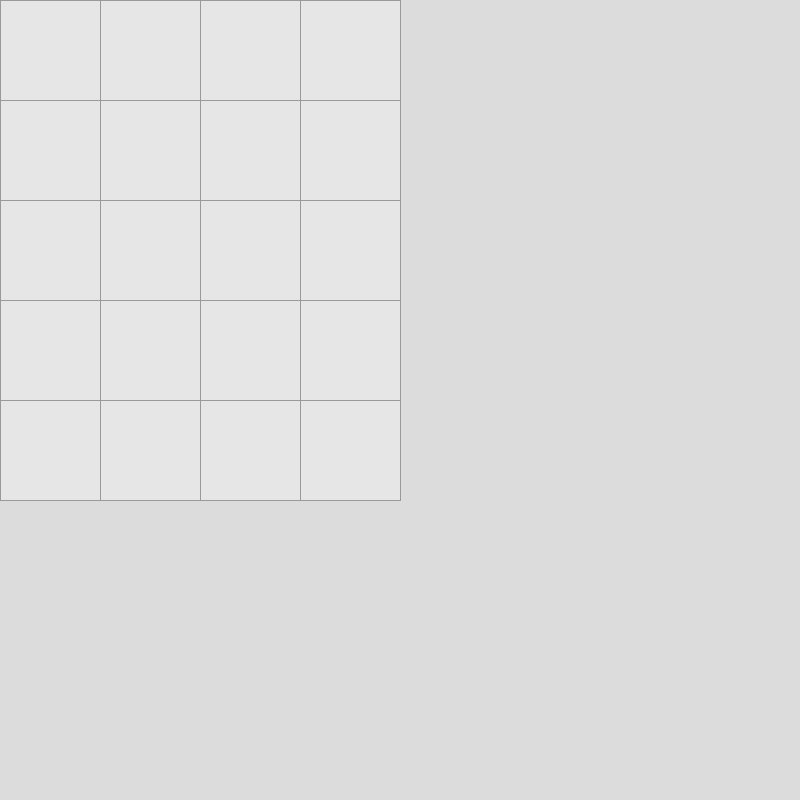
Frame 1 (no input)
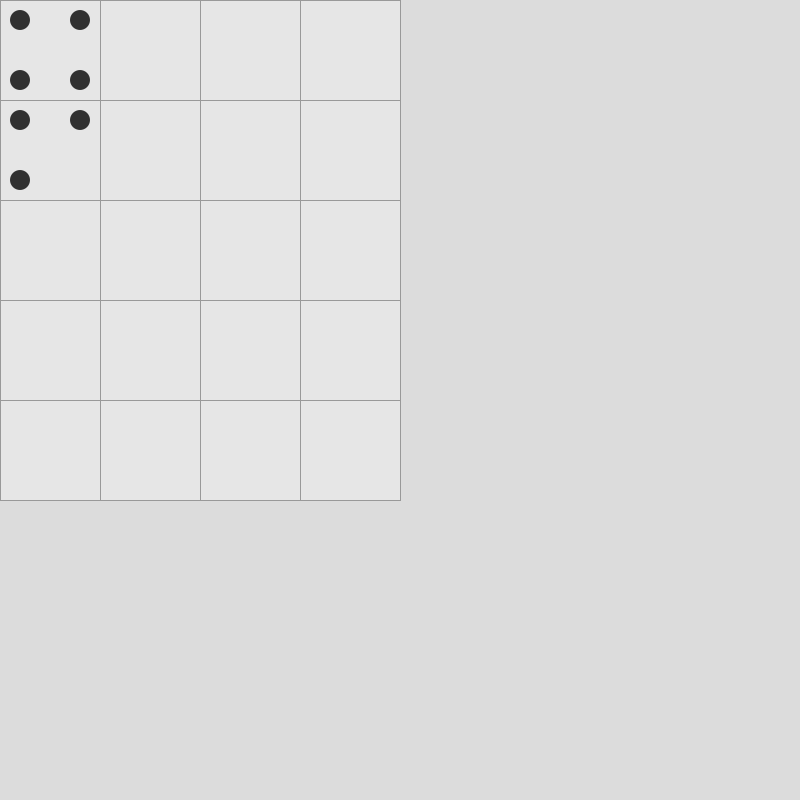
Frame 60 (the mouse pressed at the canvas centre just before this capture)
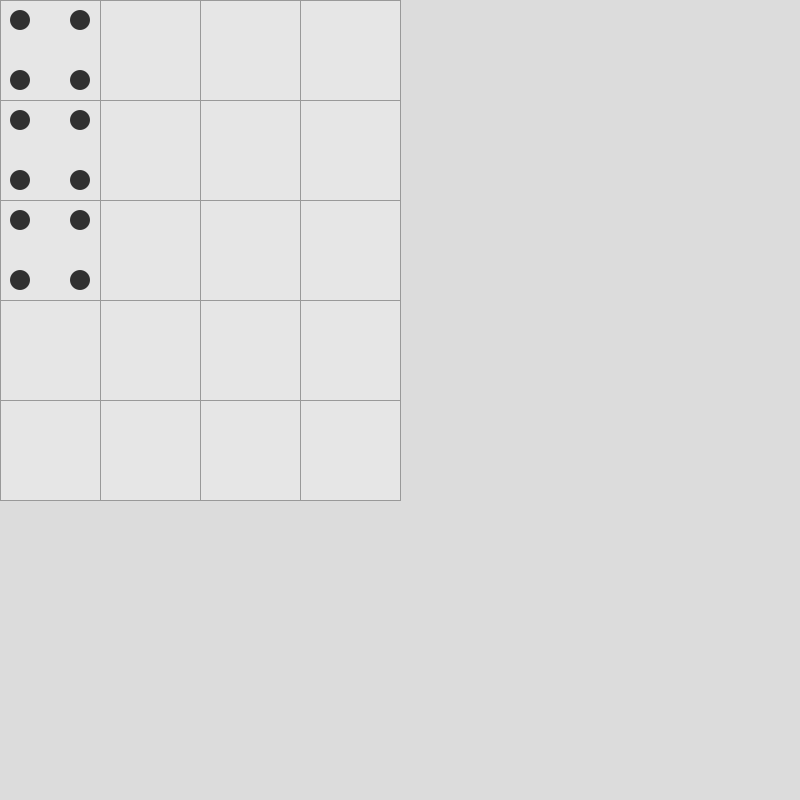
Frame 120 (the mouse held since frame 60 and released just before this capture)

The Processing sketch that drew these frames (run headless with seeded random() and noise(); from frame 60 on, the mouse is pressed at the canvas centre):

// Processing sketch: rockPlacer
// ── rockPlacer.pde
Tile[][] batch;

int round;
int column;
int row;
boolean finisher = false;

int delay;

void setup()
{
  size(800, 800);
  batch = new Tile[4][5];
  
  for(int x = 0; x < batch.length; x++)
  {
    for(int y = 0; y < batch[x].length; y++)
    {
      batch[x][y] = new Tile(x, y);
    }
  }
}

void draw()
{
  background(220);
  for(int x = 0; x < batch.length; x++)
  {
    for(int y = 0; y < batch[x].length; y++)
    {
      batch[x][y].draw();
    }
  }
  
  delay--;
  if(delay <= 0)
  {
    tick();
    if(round == 0)
    {
      delay = 24;
    }
    else
    {
      delay = 6;
    }
  }
}

void keyPressed()
{
  //tick();
}

void tick()
{
  if(column < batch[0].length && row < batch.length)
  {
    batch[row][column].add();
  }
  
  round++;
  if(round >= 4)
  {
    round = 0;
  }
  
  if(!finisher)
  {
    if(round == 0)
    {
      column++;
      if(column == batch[0].length)
      {
        column = 0;
        row++;
      }
    }
    if(row >= batch.length)
    {
      row = 0;
      column = 0;
      finisher = true;
    }
  }
  else
  {
    row++;
    if(row >= batch.length)
    {
      column++;
      row = 0;
    }
  }
}

// ── Tile.pde
class Tile
{
  int x;
  int y;
  int sX;
  int sY;
  int n;
  int animation;
  
  Tile(int x, int y)
  {
    this.x = x;
    this.y = y;
    this.sX = 100 * x;
    this.sY = 100 * y;
    n = 0;
  }
  
  void draw()
  {
    if(n >= 5)
    {
      n = 5;
      animation++;
    }
    push();
      translate(sX, sY);
      fill(230);
      stroke(#999999);
      rect(0, 0, 100, 100);
      
      noStroke();
      fill(50);
      if(animation <= 60)
      {
        push();
          translate(50, 50);
          scale(1f - (max(animation, 50f) - 50f)/10);
          rotate((max(animation, 25f) - 25f) * TWO_PI/50f);
          switch(n)
          {
            case 5:
              circle(0, 0, 20);
            case 4:
              circle(30 - min(animation, 35)/2, 30 - min(animation, 35)/2, 20);
            case 3:
              circle(-30 + min(animation, 35)/2, 30 - min(animation, 35)/2, 20);
            case 2:
              circle(30 - min(animation, 35)/2, -30 + min(animation, 35)/2, 20);
            case 1:
              circle(-30 + min(animation, 35)/2, -30 + min(animation, 35)/2, 20);
            
          }
        pop();
      }
      if(animation >= 50)
      {
        push();
          translate(50, 50);
          scale(0 + (constrain(animation, 50f, 70f) - 50f)/20);
          rotate((constrain(animation, 25f, 87.5f) - 25f) * TWO_PI/50f);
          star();
        pop();
      }
    pop();
  }
  
  void add()
  {
    n++;
  }
  
  void star()
  {
    rotate(radians(45));
    beginShape();
      vertex(0, 50);
      vertex(10, 10);
      vertex(50, 0);
      vertex(10, -10);
      vertex(0, -50);
      vertex(-10, -10);
      vertex(-50, 0);
      vertex(-10, 10);
    endShape();
  }
}
